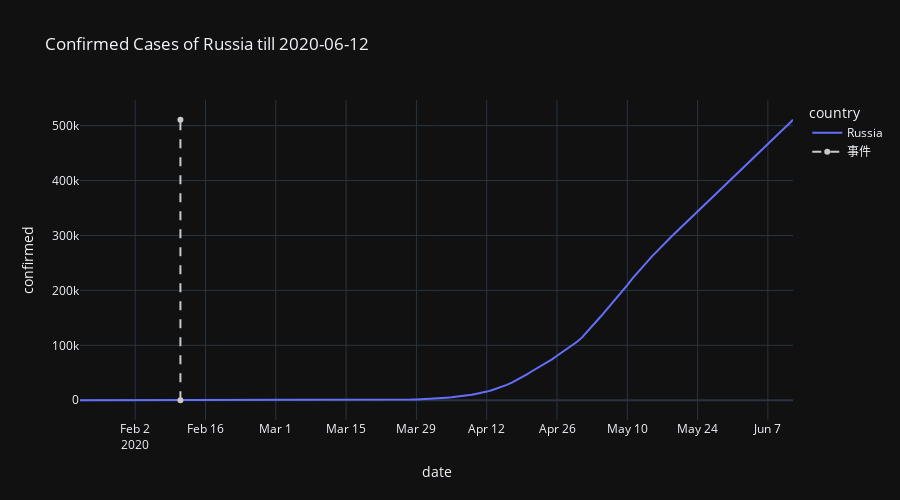

Notebook source saved alongside this figure:
### Markdown cell above
# 俄羅斯

### Code cell
events = [['2020-02-11', '事件', 'rgb(200, 200, 200)']]
plot_by_country('Russia', events)

### Figure 1 — Plotly figure (JSON) as saved in the notebook; plotly's stock layout.template omitted (floating-point values rounded to 4 significant figures; data arrays with more than 128 entries replaced by an {"elided": "..."} marker saying what was removed)
{"data": [{"hovertemplate": "country=Russia<br>date=%{x}<br>confirmed=%{y}<extra></extra>", "legendgroup": "Russia", "line": {"color": "#636efa", "dash": "solid"}, "mode": "lines", "name": "Russia", "orientation": "v", "showlegend": true, "type": "scatter", "x": {"elided": "143 str values"}, "xaxis": "x", "y": {"elided": "143 int values"}, "yaxis": "y"}, {"line": {"color": "rgb(200, 200, 200)", "dash": "dash"}, "name": "事件", "type": "scatter", "x": ["2020-02-11", "2020-02-11"], "y": [0, 510761]}], "layout": {"height": 500, "legend": {"title": {"text": "country"}, "tracegroupgap": 0}, "title": {"text": "Confirmed Cases of Russia till 2020-06-12"}, "xaxis": {"anchor": "y", "domain": [0, 1], "title": {"text": "date"}}, "yaxis": {"anchor": "x", "domain": [0, 1], "title": {"text": "confirmed"}}}}
